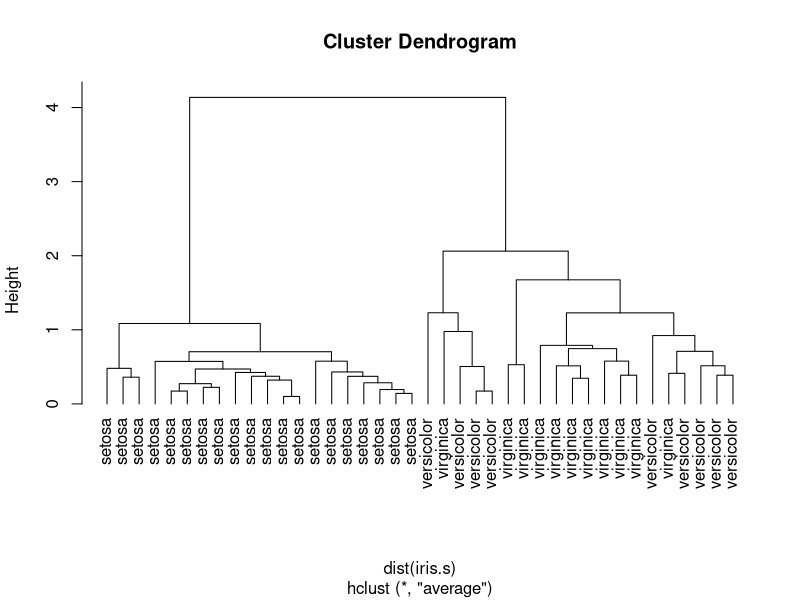
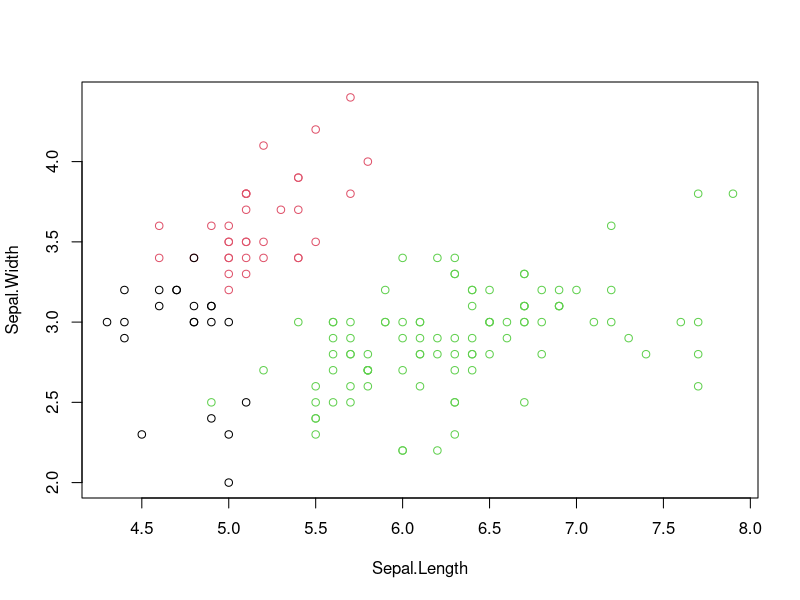

The R script that drew these images, in order:

#===============================================================================================================
# Clustering
#===============================================================================================================

### 1. Hierarchical Clustering

idx <- sample(1:dim(iris)[1], 40)
iris.s <- iris[idx,]
iris.s$Species <- NULL

# method : ward.D, average, median, centroid, etc.
hc <- hclust(dist(iris.s), method="ave")

# hang
# - The fraction of the plot height by which labels should hang below the rest of the plot
# - A negative value will cause the labels to hang down from 0 (-1로 설정 시 y=0부터 시작)
plot(hc, hang=-1, labels=iris$Species[idx])

### 2. K-means Clustering
data(iris)
newiris <- iris
newiris$Species <- NULL
kc <- kmeans(newiris, 3)

table(iris$Species, kc$cluster)
#             1  2  3
# setosa     50  0  0
# versicolor  0  2 48
# virginica   0 36 14

plot(newiris[c("Sepal.Length", "Sepal.Width")], col=kc$cluster)
